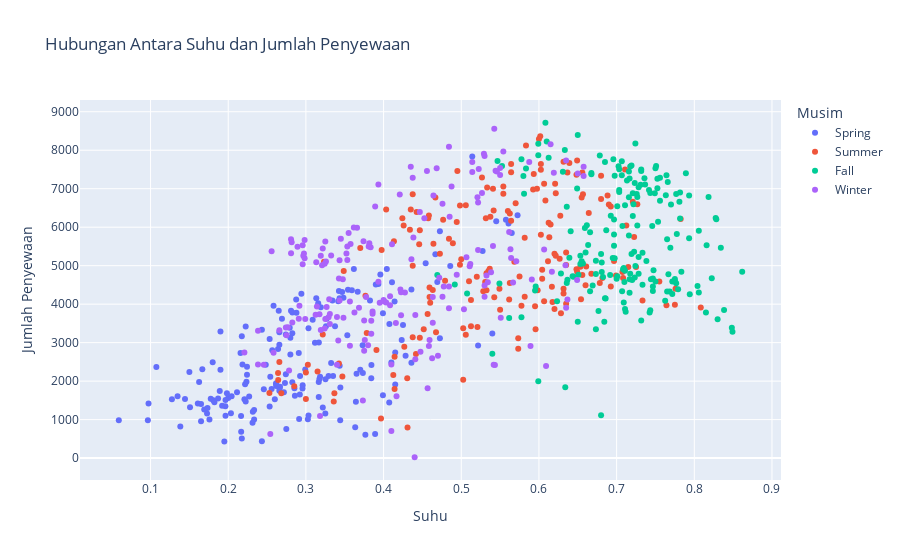

Source (notebook cell):
### Markdown cell above
### **Pertanyaan 5: Bagaimana hubungan antara suhu dan jumlah penyewaan sepeda di setiap musim?**

### Code cell
fig = px.scatter(day, x='temp', y='count', color='season',
                title='Hubungan Antara Suhu dan Jumlah Penyewaan',
                labels={'temp': 'Suhu', 'count': 'Jumlah Penyewaan', 'season': 'Musim'})
fig.show()

### Figure 1 — Plotly figure (JSON) as saved in the notebook; plotly's stock layout.template omitted (floating-point values rounded to 4 significant figures; data arrays with more than 128 entries replaced by an {"elided": "..."} marker saying what was removed)
{"data": [{"hovertemplate": "Musim=Spring<br>Suhu=%{x}<br>Jumlah Penyewaan=%{y}<extra></extra>", "legendgroup": "Spring", "marker": {"color": "#636efa", "symbol": "circle"}, "mode": "markers", "name": "Spring", "orientation": "v", "showlegend": true, "type": "scatter", "x": {"elided": "181 float values"}, "xaxis": "x", "y": {"elided": "181 int values"}, "yaxis": "y"}, {"hovertemplate": "Musim=Summer<br>Suhu=%{x}<br>Jumlah Penyewaan=%{y}<extra></extra>", "legendgroup": "Summer", "marker": {"color": "#EF553B", "symbol": "circle"}, "mode": "markers", "name": "Summer", "orientation": "v", "showlegend": true, "type": "scatter", "x": {"elided": "184 float values"}, "xaxis": "x", "y": {"elided": "184 int values"}, "yaxis": "y"}, {"hovertemplate": "Musim=Fall<br>Suhu=%{x}<br>Jumlah Penyewaan=%{y}<extra></extra>", "legendgroup": "Fall", "marker": {"color": "#00cc96", "symbol": "circle"}, "mode": "markers", "name": "Fall", "orientation": "v", "showlegend": true, "type": "scatter", "x": {"elided": "188 float values"}, "xaxis": "x", "y": {"elided": "188 int values"}, "yaxis": "y"}, {"hovertemplate": "Musim=Winter<br>Suhu=%{x}<br>Jumlah Penyewaan=%{y}<extra></extra>", "legendgroup": "Winter", "marker": {"color": "#ab63fa", "symbol": "circle"}, "mode": "markers", "name": "Winter", "orientation": "v", "showlegend": true, "type": "scatter", "x": {"elided": "178 float values"}, "xaxis": "x", "y": {"elided": "178 int values"}, "yaxis": "y"}], "layout": {"legend": {"title": {"text": "Musim"}, "tracegroupgap": 0}, "title": {"text": "Hubungan Antara Suhu dan Jumlah Penyewaan"}, "xaxis": {"anchor": "y", "domain": [0, 1], "title": {"text": "Suhu"}}, "yaxis": {"anchor": "x", "domain": [0, 1], "title": {"text": "Jumlah Penyewaan"}}}}
